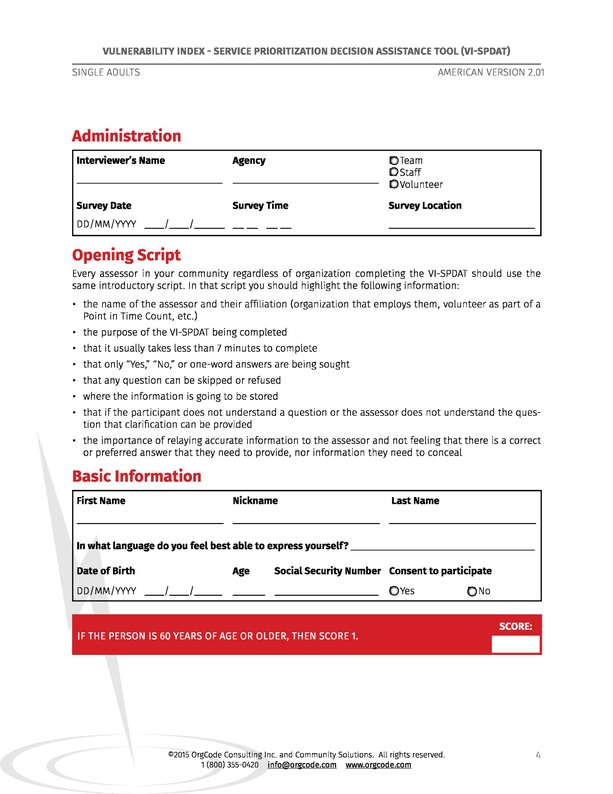
#> input picture vi-spdat-reader/page1.jpg, 613 x 794 px, shrunk from 2550 x 3300 before the run
$ python align_image.py
#> lines starting #> are read from the running program, lines starting #| are printed output that depends on the picture
"""
Created on Tue Apr 24 18:54:06 2018

@author: atmon
"""
# from tutorial
# https://www.learnopencv.com/image-alignment-feature-based-using-opencv-c-python/
from __future__ import print_function
import cv2
import numpy as np
from wand.image import Image

MAX_FEATURES = 500
GOOD_MATCH_PERCENT = 0.15

def align_image(image1, image2):
    """Takes two images, returns homography and corrected image"""
    # convert images to grayscale
    gray_image1 = cv2.cvtColor(image1, cv2.COLOR_BGR2GRAY)
    gray_image2 = cv2.cvtColor(image2, cv2.COLOR_BGR2GRAY)

    # detect ORB features and compute descriptors
    orb = cv2.ORB_create(MAX_FEATURES)
    keypoints1, descriptors1 = orb.detectAndCompute(gray_image1, None)
    keypoints2, descriptors2 = orb.detectAndCompute(gray_image2, None)

    # match features
    matcher = cv2.DescriptorMatcher_create('BruteForce-Hamming')
    matches = matcher.match(descriptors1, descriptors2, None)

    # sort matches by score
    matches.sort(key=lambda x: x.distance, reverse=False)

    # remove poor matches
    num_good_matches = int(len(matches) * GOOD_MATCH_PERCENT)
    matches = matches[:num_good_matches]

    # draw top matches
    image_matches = cv2.drawMatches(image1, keypoints1, image2,
                                keypoints2, matches, None)
    cv2.imwrite('matches.jpg', image_matches)

    # extract location of good matches
    points1 = np.zeros((len(matches), 2), dtype=np.float32)
    points2 = np.zeros((len(matches), 2), dtype=np.float32)

    for i, match in enumerate(matches):
        points1[i, :] = keypoints1[match.queryIdx].pt
        points2[i, :] = keypoints2[match.trainIdx].pt

    # find homography
    h, mask = cv2.findHomography(points1, points2, cv2.RANSAC)

    # use homography
    height, width, channels = image2.shape
    registered_image = cv2.warpPerspective(image1, h, (width, height))

    return registered_image, h

def convert_to_image(fname):
    """Receives pdf and returns png"""

    # only handling pdf for now
    if not fname.lower().endswith('.pdf'):
        return None
    with Image(filename=fname, resolution=300) as img:
        # converting to png
        # looks into weird pdf error
        img.format = 'png'
        img.alpha_channel = 'remove'
        img.save(filename='test.png')


if __name__ == '__main__':

    # read reference image
    reference_filename = 'page1.jpg'
    reference_image = cv2.imread(reference_filename, cv2.IMREAD_COLOR)
#> reference_image is the input picture: shape (794, 613, 3); mean B, G, R 235.6, 235.4, 242.4

    # read image to be aligned
    imperfect_filename = 'tilted_image1.jpg'
    imperfect_image = cv2.imread(imperfect_filename, cv2.IMREAD_COLOR)
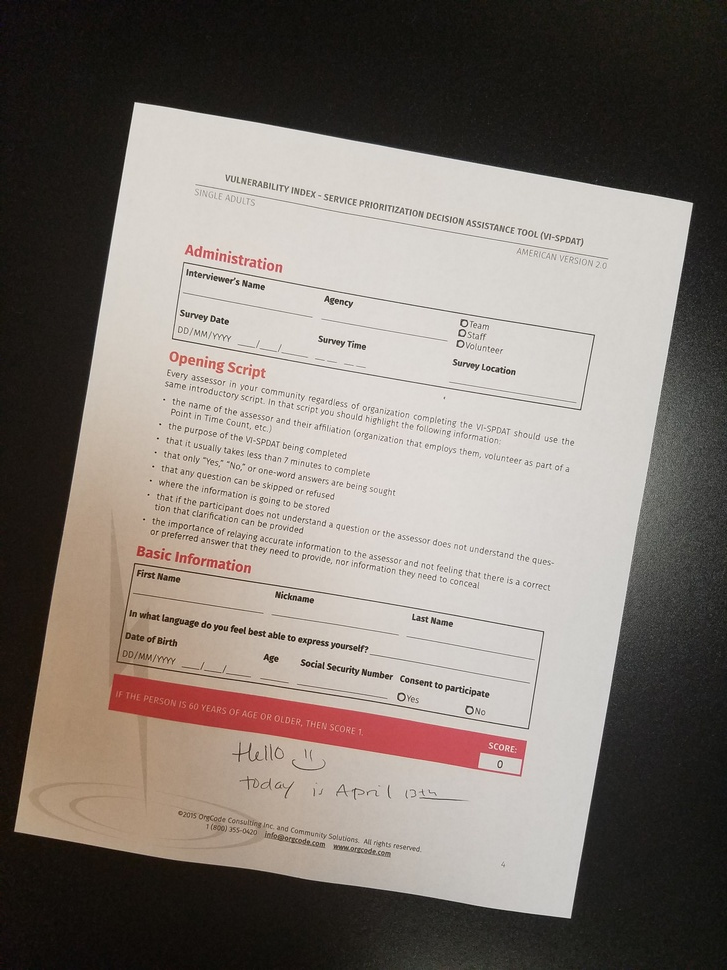
#> input picture vi-spdat-reader/tilted_image1.jpg, 727 x 970 px, shrunk from 3024 x 4032 before the run
#> imperfect_image is the input picture: shape (970, 727, 3); mean B, G, R 116, 122.5, 130.9

    # get aligned image and homography
    aligned_image, h = align_image(imperfect_image, reference_image)
#> in align_image, `gray_image1 = cv2.cvtColor(image1, cv2.COLOR_BGR2GRAY)`:
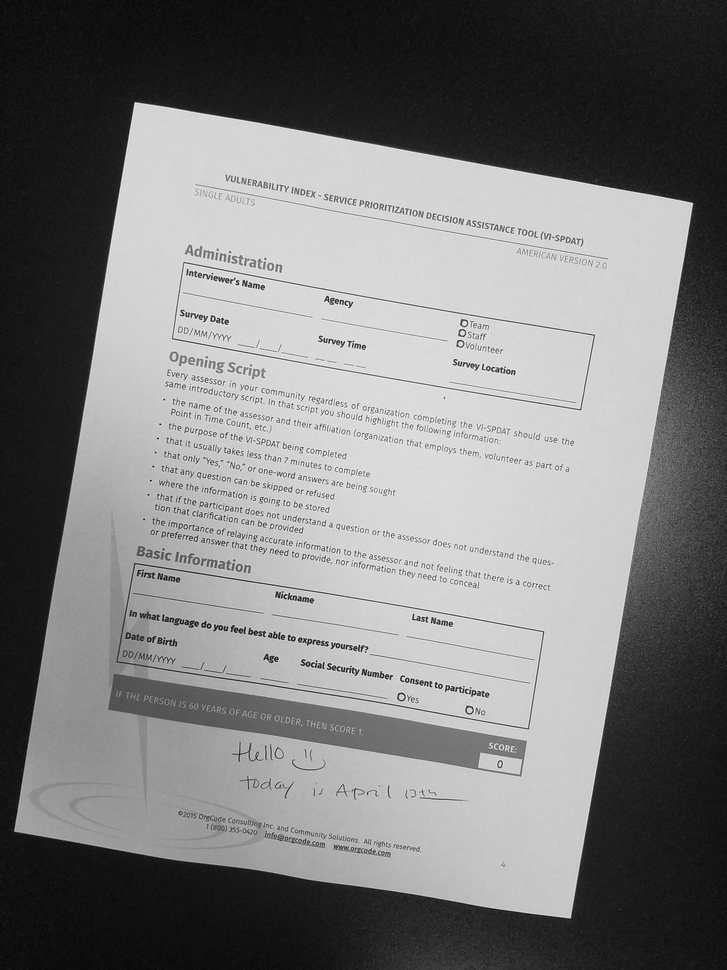
#> gray_image1: shape (970, 727); min 5, max 254, mean 124.2
#> in align_image, `gray_image2 = cv2.cvtColor(image2, cv2.COLOR_BGR2GRAY)`:
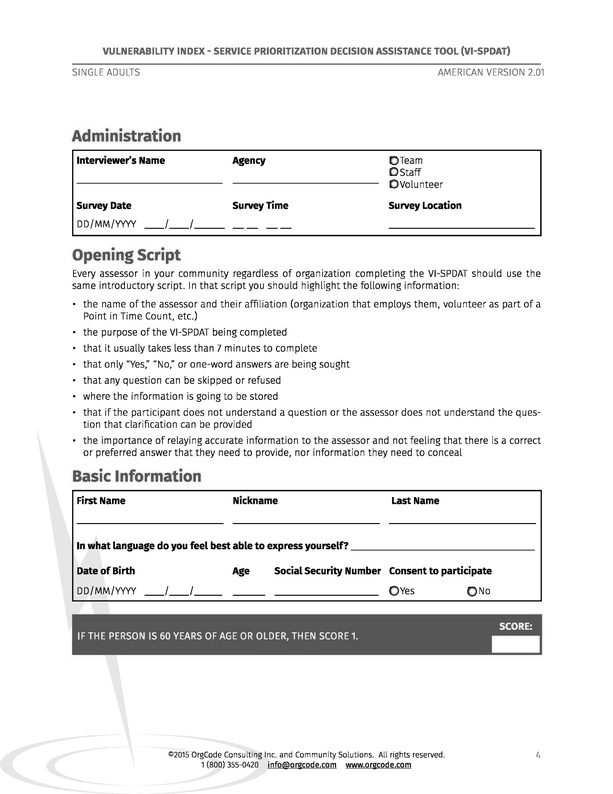
#> gray_image2: shape (794, 613); min 0, max 255, mean 237.5
#> in align_image, `keypoints1, descriptors1 = orb.detectAndCompute(gray_image1, None)`: keypoints1 = 500 keypoints; strongest (x, y, size): (460, 343, 31), (294, 639, 31), (213, 316, 31), (135, 103, 31)
#> in align_image, `keypoints2, descriptors2 = orb.detectAndCompute(gray_image2, None)`: keypoints2 = 500 keypoints; strongest (x, y, size): (458, 573, 31), (127, 573, 31), (423, 207, 31), (159, 548, 31)
#> in align_image, `matches = matcher.match(descriptors1, descriptors2, None)`: matches = 500 matches
#> (the run stopped early here; a loop or call above may not have finished)
